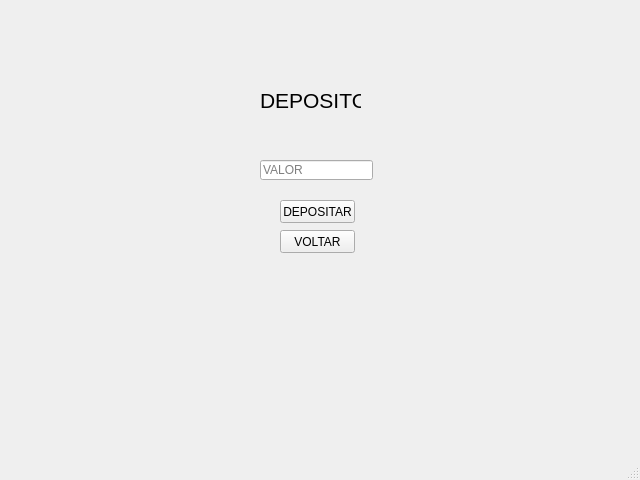
<?xml version="1.0" encoding="UTF-8"?>
<ui version="4.0">
 <class>MainWindow</class>
 <widget class="QMainWindow" name="MainWindow">
  <property name="geometry">
   <rect>
    <x>0</x>
    <y>0</y>
    <width>640</width>
    <height>480</height>
   </rect>
  </property>
  <property name="windowTitle">
   <string>MainWindow</string>
  </property>
  <widget class="QWidget" name="centralwidget">
   <widget class="QLabel" name="label">
    <property name="geometry">
     <rect>
      <x>260</x>
      <y>90</y>
      <width>101</width>
      <height>21</height>
     </rect>
    </property>
    <property name="font">
     <font>
      <pointsize>16</pointsize>
     </font>
    </property>
    <property name="text">
     <string>DEPOSITO</string>
    </property>
   </widget>
   <widget class="QLineEdit" name="lineEdit">
    <property name="geometry">
     <rect>
      <x>260</x>
      <y>160</y>
      <width>113</width>
      <height>20</height>
     </rect>
    </property>
    <property name="placeholderText">
     <string>VALOR</string>
    </property>
   </widget>
   <widget class="QPushButton" name="pushButton">
    <property name="geometry">
     <rect>
      <x>280</x>
      <y>200</y>
      <width>75</width>
      <height>23</height>
     </rect>
    </property>
    <property name="text">
     <string>DEPOSITAR</string>
    </property>
   </widget>
   <widget class="QPushButton" name="pushButton_2">
    <property name="geometry">
     <rect>
      <x>280</x>
      <y>230</y>
      <width>75</width>
      <height>23</height>
     </rect>
    </property>
    <property name="text">
     <string>VOLTAR</string>
    </property>
   </widget>
  </widget>
  <widget class="QStatusBar" name="statusbar"/>
 </widget>
 <resources/>
 <connections/>
</ui>
